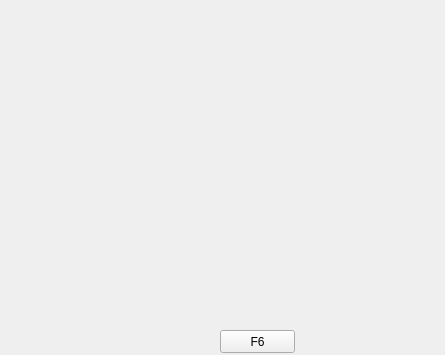
<?xml version="1.0" encoding="UTF-8"?>
<ui version="4.0">
 <class>MainAutoPage</class>
 <widget class="QWidget" name="MainAutoPage">
  <property name="geometry">
   <rect>
    <x>0</x>
    <y>0</y>
    <width>445</width>
    <height>355</height>
   </rect>
  </property>
  <property name="windowTitle">
   <string>Form</string>
  </property>
  <widget class="QPushButton" name="pushButton">
   <property name="geometry">
    <rect>
     <x>220</x>
     <y>330</y>
     <width>75</width>
     <height>23</height>
    </rect>
   </property>
   <property name="text">
    <string>F6</string>
   </property>
  </widget>
  <widget class="QWidget" name="widget_left" native="true">
   <property name="geometry">
    <rect>
     <x>20</x>
     <y>20</y>
     <width>21</width>
     <height>301</height>
    </rect>
   </property>
  </widget>
  <widget class="QWidget" name="widget_right" native="true">
   <property name="geometry">
    <rect>
     <x>320</x>
     <y>30</y>
     <width>111</width>
     <height>291</height>
    </rect>
   </property>
  </widget>
  <widget class="MainAutoWidget" name="widget_" native="true">
   <property name="geometry">
    <rect>
     <x>50</x>
     <y>30</y>
     <width>261</width>
     <height>291</height>
    </rect>
   </property>
  </widget>
 </widget>
 <customwidgets>
  <customwidget>
   <class>MainAutoWidget</class>
   <extends>QWidget</extends>
   <header location="global">MainAutoWidget.h</header>
   <container>1</container>
  </customwidget>
 </customwidgets>
 <resources/>
 <connections/>
</ui>
